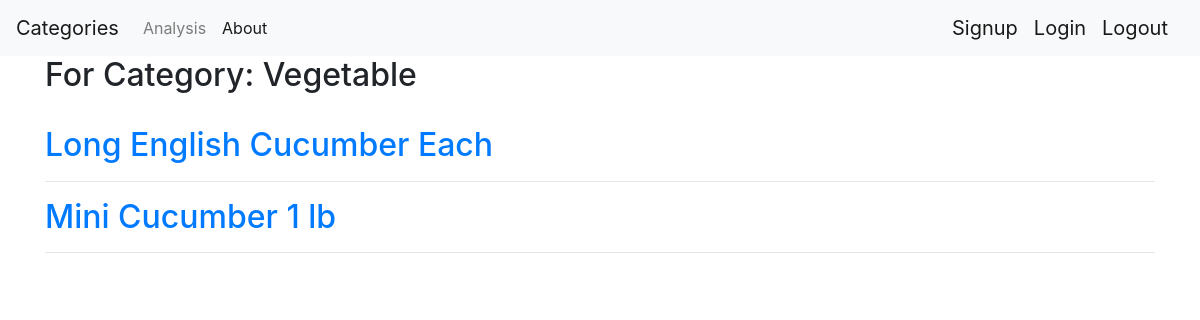
Page /category/4 on the committed database.
### tables this page shows
CREATE TABLE Categories (
    category_id INTEGER PRIMARY KEY,
    category_name TEXT NOT NULL
);

CREATE TABLE Products (
    product_id INTEGER PRIMARY KEY,
    category_id INTEGER,
    name TEXT NOT NULL,
    FOREIGN KEY (category_id) 
      REFERENCES Categories (category_id) 
         ON DELETE CASCADE 
         ON UPDATE NO ACTION
);

### app.py (the view)
@app.route('/category/<int:category_id>')
def category(category_id):
    products = get_category_products(category_id)
    catename = get_category_name(category_id)
    return render_template('category.html', catename=catename, products=products)

### app.py (called while the page is built)
def get_db_connection():
    conn = sqlite3.connect('database.db', timeout=10)
    conn.row_factory = sqlite3.Row
    return conn

def get_category_products(cate_id):
    conn = get_db_connection()
    products = conn.execute('SELECT * FROM Products WHERE category_id = ?', (cate_id,)).fetchall()
    conn.close()
    if products is None:
        abort(404)
    return products

def get_category_name(cate_id):
    conn = get_db_connection()
    catename = conn.execute('SELECT category_name FROM Categories WHERE category_id = ?', (cate_id,)).fetchone()
    conn.close()
    if catename is None:
        abort(404)
    return catename[0]

### templates/category.html
{% extends 'base.html' %}
{% block content %}
    <h2>{% block title %} For Category: {{catename}} {% endblock %}</h2>
    <br>
    {% for prod in products %}
        <a href="{{ url_for('product', product_id=prod['product_id']) }}">
            <h2>{{ prod['name'] }}</h2>
        </a>
        <hr>
    {% endfor %}
{% endblock %}

### rows in the picture
Categories: category_name "Vegetable"
Products: name "Long English Cucumber Each"
Products: name "Mini Cucumber 1 lb"
